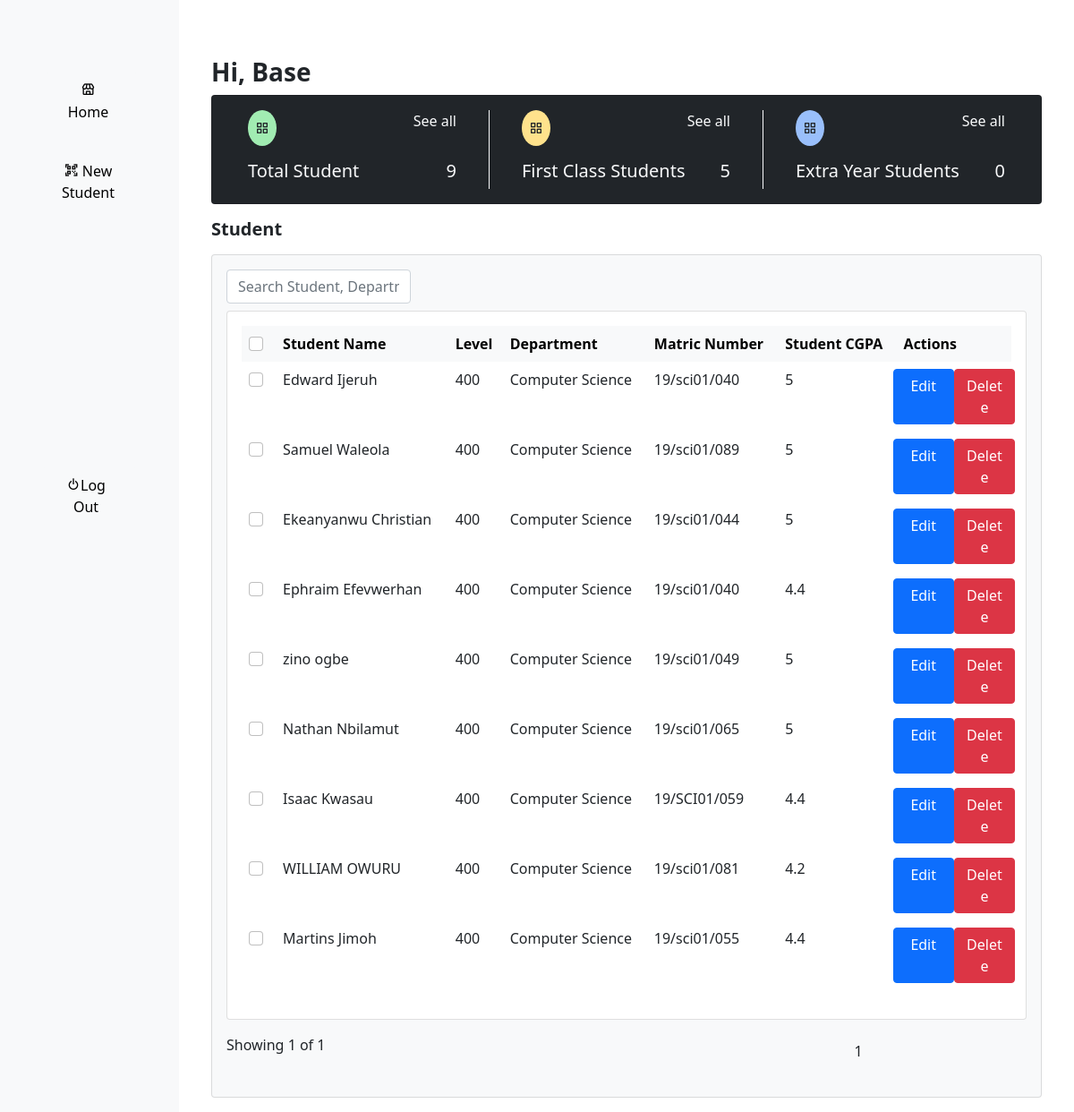
The page /dashboard/ (signed in) on the database its author committed.
### main/models.py (models this page shows)
class Student(models.Model):
    first_name = models.CharField(max_length=200, null=True, blank=True)
    last_name = models.CharField(max_length=200, null=True, blank=True)
    age = models.CharField(max_length=2, null=True, blank=True)
    id = models.UUIDField(primary_key=True, default=uuid.uuid4, unique=True, max_length=10)
    cgpa = models.CharField(max_length=5, blank=True, null=True)
    dob = models.DateField()
    level = models.CharField(max_length=3, null=True, blank=True)
    department = models.CharField(max_length=150, null=True, blank=True)
    matric_no = models.CharField(max_length=12, null=True, blank=True)
    student_image = models.ImageField()
    extra_year = models.BooleanField(default=False)

### main/views.py (the view)
# urls.py: path('dashboard/', views.dashboard, name='dashboard'),
def dashboard(request):
    search_query = ''
    if request.GET.get('search_query'):
        search_query = request.GET.get('search_query')
    count = Student.objects.all().count()
    page_range = 10
    if request.GET.get('page_range'):
        page_range = request.GET.get('page_range')
    first_class_count = Student.objects.filter(cgpa='5').count()
    extra_year_count = Student.objects.filter(extra_year=True).count()
    students = Student.objects.filter(Q(first_name__icontains=search_query) | Q(last_name__icontains=search_query) | Q(matric_no__icontains=search_query) | Q(department__icontains=search_query))
    paginator = Paginator(students, page_range)
    page_number = request.GET.get('page')
    try:
        page_obj = paginator.get_page(page_number)
    except PageNotAnInteger:
        page_number = 1
        page_obj = paginator.get_page(page_number)
    except EmptyPage:
        page_number = paginator.num_pages
        page_obj = paginator.get_page(page_number)
    context = {'title':'Dashboard', 'students':students, 'page_obj':page_obj, 'paginator':paginator, 'count':count, 'first_class_count':first_class_count, 'extra_year_count':extra_year_count}
    return render(request, 'dashboard.html', context)

### main/templates/dashboard.html (shortened to what this page needs)
{% extends 'base.html' %}
{% load static %}
{% block content %}
<div class="container-fluid">
    <div class="row flex-nowrap">
        <div class="col-auto col-md-3 col-xl-2 px-sm-2 px-0 bg-light">
            <div class="d-flex flex-column align-items-center align-items-sm-start px-3 pt-2 text-white min-vh-100 ">
                <ul class="nav nav-pills flex-column mb-sm-auto mb-0 align-items-center align-items-sm-start p-3 mt-5" id="menu">
                    <li>
                        <ul class="collapse show nav flex-column ms-1" id="submenu1" data-bs-parent="#menu">
                            <li class="w-100 list rounded-start rounded-end p-2">
                                <a href="{% url 'dashboard' %}" class="link btn btn-light ps-3 pe-4 py-2"><i class='bx bx-store span'></i> <span class="d-none d-sm-inline span">Home</span></a>
                            </li>
                            <li class="mt-2 list rounded-start rounded-end p-2">
                                <a href="{% url 'register-student' %}" class="link btn btn-light ps-3 pe-4 py-2"><i class='bx bx-qr-scan span'></i> <span class="d-none d-sm-inline span">New Student</span></a>
                            </li>
                        </ul>
                    </li>
                </ul>
                <ul class="nav nav-pills flex-column mb-sm-auto mb-0 align-items-center align-items-sm-start p-3 mt-5" id="menu">
                    {% if request.user.is_authenticated %}
                    <li class="w-100 list rounded-start rounded-end p-2">
                        <a href="{% url 'signOut' %}" class="link btn btn-light ps-3 pe-4 py-2"><i class='bx bx-power-off span'></i><span class="d-none d-sm-inline span">Log Out</span></a>
                    </li>
                    {% endif %}
                </ul>
            </div>
            <div class="d-flex flex-column align-items-center mt-5 align-items-sm-start px-3 pt-2 text-white">
            </div>
        </div>
        <div class="col py-3">
            <div class="container mt-5">
                <div class="row">
                    <div class="col-md-9">
                        <h3 class="text-md-start fw-bold">Hi, {{request.user.first_name}}</h3>
                    </div>
                    <div class="col-md-3 rounded-circle">
                    </div>
                </div>
                <div class="card bg-dark">
                    <div class="card-body">
                        <div class="row">
                            <div class="col-md-4 border-end border-light">
                                <div class="container d-flex justify-content-between">
                                    <div class="icon rounded-circle d-flex align-items-center p-2"><i class='bx bx-grid-alt'></i></div>
                                    <p class="text-light">See all</p>
                                </div>
                                <div class="container d-flex justify-content-between mt-3">
                                    <h5 class="text-light">Total Student</h5>
                                    <h5 class="text-light">{{count}}</h5>
                                </div>
                            </div>
                            <div class="col-md-4 border-end border-light">
                                <div class="container d-flex justify-content-between">
                                    <div class="icon-1 rounded-circle d-flex align-items-center p-2"><i class='bx bx-grid-alt'></i></div>
                                    <p class="text-light">See all</p>
                                </div>
                                <div class="container d-flex justify-content-between mt-3">
                                    <h5 class="text-light">First Class Students</h5>
                                    <h5 class="text-light">{{first_class_count}}</h5>
                                </div>
                            </div>
                            <div class="col-md-4">
                                <div class="container d-flex justify-content-between">
                                    <div class="icon-2 rounded-circle d-flex align-items-center p-2"><i class='bx bx-grid-alt'></i></div>
                                    <p class="text-light">See all</p>
                                </div>
                                <div class="container d-flex justify-content-between mt-3">
                                    <h5 class="text-light">Extra Year Students</h5>
                                    <h5 class="text-light">{{extra_year_count}}</h5>
                                </div>
                            </div>
                        </div>
                    </div>
                </div>
                <h5 class="my-3 fw-bold">Student</h5>
                <div class="card bg-light">
                    <div class="card-body">
                        <div class="row">
                            <div class="col-md-3">
                                <form action="{% url 'dashboard' %}" method="GET">
                                    <input type="text" class="form-control" placeholder="Search Student, Department, Matric_no...." name="search_query">
                                </form>
                            </div>
                        </div>
                        <div class="card mt-2">
                            <div class="card-body table-responsive">
                                <table class="table table-borderless">
                                    <thead>
                                      <tr class="table-light">
                                        <th scope="col"><input class="form-check-input me-1" type="checkbox"></th>
                                        <th scope="col">Student Name</th>
                                        <th scope="col">Level</th>
                                        <th scope="col">Department</th>
                                        <th scope="col">Matric Number</th>
                                        <th scope="col">Student CGPA</th>
                                        <th scope="col">Actions</th>
                                      </tr>
                                    </thead>
                                    <tbody>
                                        {% if page_obj %}
                                        {% for student in page_obj %}
                                        <tr>
                                            <th scope="row"><input class="form-check-input me-1" type="checkbox"></th>
                                            <td data-bs-toggle="offcanvas" data-bs-target="#offcanvasNavbar{{student.id}}">{{student.first_name}} {{student.last_name}}</td>
                                            <td>{{student.level}}</td>
                                            <td>{{student.department}}</td>
                                            <td>{{student.matric_no}}</td>
                                            <td>{{student.cgpa}}</td>
                                            <td>
                                                <div class="row">
                                                    <a href="{% url 'edit-student' student.id %}" class="btn btn-primary w-50">Edit</a>
                                                    <a href="{% url 'delete-student' student.id %}" class="btn btn-danger w-50">Delete</a>
                                                </div>
                                            </td>
                                        </tr>
                                        {% endfor %}
                                        {% else %}
                                        <h5 class="text-muted">There are no Students</h5>
                                        {% endif %}
                                    </tbody>
                                </table>
                            </div>
                        </div>
                        <div class="row mt-3">
                            <div class="col-md-9">Showing {{page_obj.number}} of {{page_obj.paginator.num_pages}}</div>
                            <div class="col-md-3">
                                <ul class="list-inline">
                                    {% for page_number in paginator.page_range %}
                                    {% if page_number == page_obj.number %}
                                    <li class="list-inline-item"><a href="?page={{page_number}}" class="btn btn-current">{{page_number}}</a></li>
                                    {% else %}
                                    <li class="list-inline-item"><a href="?page={{page_number}}" class="btn btn-sub">{{page_number}}</a></li>
                                    {% endif %}
                                    {% endfor %}
                                </ul>
                            </div>
                        </div>
                    </div>
                </div>
            </div>
        </div>
    </div>
</div>
{% endblock content %}

### static/styles/main.css (style rules this page uses)
.icon { background: #A1ECB2; }
.icon-1 { background: #FFE28C; }
.icon-2 { background: #99BFFB; }

### rows shown on the page
Student: first_name "Edward", last_name "Ijeruh", level "400", department "Computer Science", matric_no "19/sci01/040", cgpa "5"
Student: first_name "Samuel", last_name "Waleola", level "400", department "Computer Science", matric_no "19/sci01/089", cgpa "5"
Student: first_name "Ekeanyanwu", last_name "Christian", level "400", department "Computer Science", matric_no "19/sci01/044", cgpa "5"
Student: first_name "Ephraim", last_name "Efevwerhan", level "400", department "Computer Science", matric_no "19/sci01/040", cgpa "4.4"
Student: first_name "zino", last_name "ogbe", level "400", department "Computer Science", matric_no "19/sci01/049", cgpa "5"
Student: first_name "Nathan", last_name "Nbilamut", level "400", department "Computer Science", matric_no "19/sci01/065", cgpa "5"
Student: first_name "Isaac", last_name "Kwasau", level "400", department "Computer Science", matric_no "19/SCI01/059", cgpa "4.4"
Student: first_name "WILLIAM", last_name "OWURU", level "400", department "Computer Science", matric_no "19/sci01/081", cgpa "4.2"
Student: first_name "Martins", last_name "Jimoh", level "400", department "Computer Science", matric_no "19/sci01/055", cgpa "4.4"

### other values the page prints
{{ request.user.first_name }} "Base"
{{ count }} "9"
{{ first_class_count }} "5"
{{ extra_year_count }} "0"
{{ page_obj.number }} "1"
{{ page_obj.paginator.num_pages }} "1"
{{ page_number }} "1"
